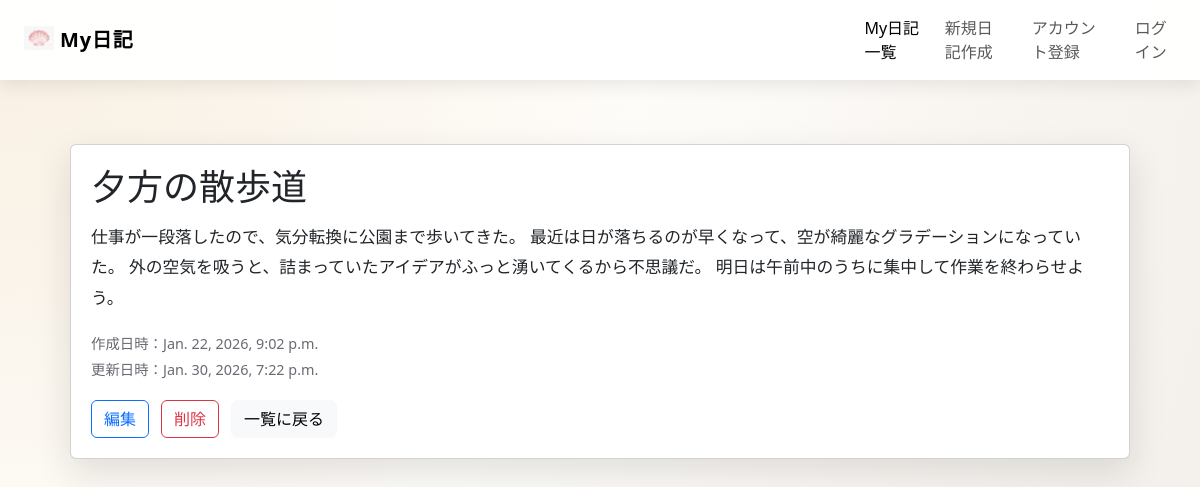
Screenshot of /diary/8/ with the database file from the repository.
### diary/models.py (models this page shows, shortened)
class Diary(models.Model):
    user = models.ForeignKey(settings.AUTH_USER_MODEL, on_delete=models.CASCADE, related_name='diaries')
    title = models.CharField(max_length=200)
    content = models.TextField()
    created_at = models.DateTimeField(auto_now_add=True)
    updated_at = models.DateTimeField(auto_now=True)
    is_public = models.BooleanField(default=False)
    class Meta:
        verbose_name = '日記のデータ'

### diary/views.py (the view)
# urls.py: path('diary/<int:pk>/', views.DiaryDetailView.as_view(), name='diary-detail'),
class DiaryDetailView(DetailView):
    template_name = 'diary/diary_detail.html'
    model = Diary
    def get_queryset(self):
        if self.request.user.is_authenticated:
            return Diary.objects.filter(Q(is_public=True) | Q(user=self.request.user))
        return Diary.objects.filter(is_public=True)

### diary/templates/diary/diary_detail.html (shortened to what this page needs)
{% extends 'base.html' %}
{% block content %}
    <section class="page-section">
        <article class="card diary-detail-card">
            <h1 class="detail-title">{{ diary.title }}</h1>
            <p class="detail-content">{{ diary.content }}</p>
            <div class="card-meta">
                <span>作成日時：{{ diary.created_at }}</span>
                <span>更新日時：{{ diary.updated_at }}</span>
            </div>
            <div class="action-row">
                <a href="{% url 'diary-update' diary.pk %}" class="btn btn-outline-primary">編集</a>
                <a href="{% url 'diary-delete' diary.pk %}" class="btn btn-outline-danger">削除</a>
                <a href="{% url 'diary-list' %}" class="btn btn-light">一覧に戻る</a>
            </div>
        </article>
    </section>
{% endblock %}

### static/css/base.css (style rules this page uses)
* { margin: 0; padding: 0; box-sizing: border-box; }
:root { --ink: #1f1f24; --muted: #6a6a74; --accent: #2f6f6a; --accent-strong: #1f5a55; --accent-warm: #d0a353; --paper: #fbf7f0; --card: #ffffff; --line: #e4ddcf; --shadow: 0 14px 36px rgba(27, 27, 35, 0.12); --radius: 16px; }
body { font-family: "Klee One", "Shippori Mincho", "Hiragino Mincho ProN", "Yu Mincho", serif; color: var(--ink); background: radial-gradient(circle at top left, #f8efe1, #fefcf9 45%, #f1ede7); min-height: 100vh; }
a { color: inherit; text-decoration: none; }
.page-section { margin-top: 24px; }
.card { background: var(--card); border-radius: var(--radius); padding: 20px; box-shadow: var(--shadow); border: 1px solid var(--line); }
.card-meta { color: var(--muted); font-size: 0.9rem; display: flex; flex-direction: column; gap: 4px; }
.detail-title { font-size: clamp(2rem, 3vw, 2.6rem); margin-bottom: 14px; }
.detail-content { font-size: 1.05rem; line-height: 1.8; margin-bottom: 20px; }
.action-row { display: flex; flex-wrap: wrap; gap: 12px; margin-top: 20px; }
.btn-outline-primary { border-color: var(--accent); color: var(--accent); }
.btn-light { border: 1px solid var(--line); }

### rows the page displays
Diary: title "夕方の散歩道", content "仕事が一段落したので、気分転換に公園まで歩いてきた。 最近は日が落ちるのが早くなって、空が綺麗なグラデーションになっていた。 外の空気を吸うと、詰まっていたアイデアがふっと湧いてくるから不思議だ。 明日は午前中のうちに集中して作業を終わらせよう。", created_at "Jan. 22, 2026, 9:02 p.m.", updated_at "Jan. 30, 2026, 7:22 p.m."
